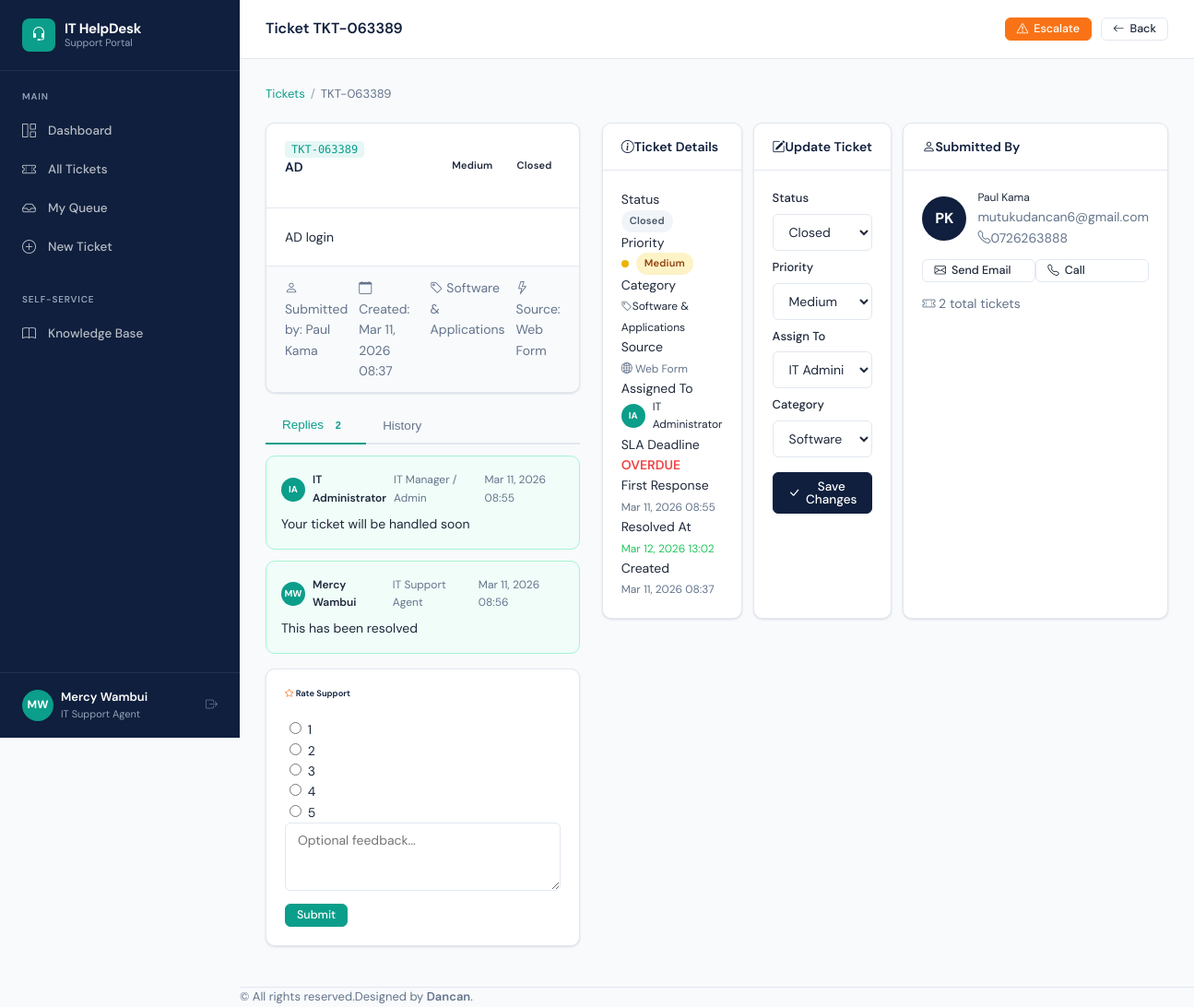
Page /tickets/TKT-063389/ (signed in) on the earlier database version.
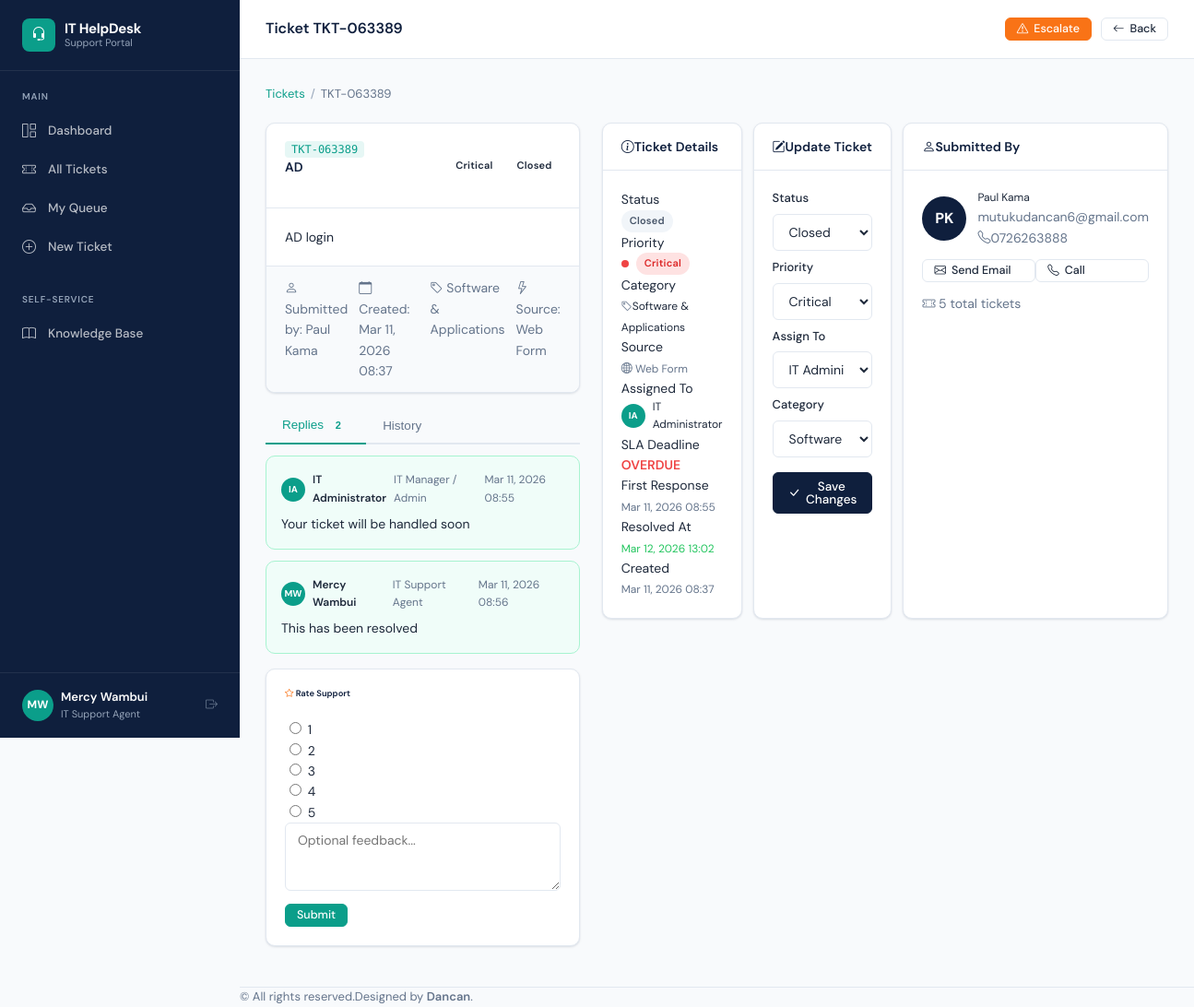
Same page on the later database version.
### tickets/models.py (models this page shows, shortened)
class Ticket(models.Model):
    PRIORITY_LOW = 'low'
    PRIORITY_MEDIUM = 'medium'
    PRIORITY_HIGH = 'high'
    PRIORITY_CRITICAL = 'critical'
    PRIORITY_CHOICES = [
        (PRIORITY_LOW, 'Low'),
        (PRIORITY_MEDIUM, 'Medium'),
        (PRIORITY_HIGH, 'High'),
        (PRIORITY_CRITICAL, 'Critical'),
    ]
    STATUS_OPEN = 'open'
    STATUS_IN_PROGRESS = 'in_progress'
    STATUS_PENDING = 'pending'
    STATUS_RESOLVED = 'resolved'
    STATUS_CLOSED = 'closed'
    STATUS_CHOICES = [
        (STATUS_OPEN, 'Open'),
        (STATUS_IN_PROGRESS, 'In Progress'),
        (STATUS_PENDING, 'Pending'),
        (STATUS_RESOLVED, 'Resolved'),
        (STATUS_CLOSED, 'Closed'),
    ]
    SOURCE_WEB = 'web'
    SOURCE_EMAIL = 'email'
    SOURCE_CHAT = 'chat'
    SOURCE_CHOICES = [
        (SOURCE_WEB, 'Web Form'),
        (SOURCE_EMAIL, 'Email'),
        (SOURCE_CHAT, 'Live Chat'),
    ]
    ticket_id = models.CharField(max_length=20, unique=True, editable=False)
    title = models.CharField(max_length=255)
    description = models.TextField()
    category = models.ForeignKey(Category, on_delete=models.SET_NULL, null=True, related_name='tickets')
    priority = models.CharField(max_length=10, choices=PRIORITY_CHOICES, default=PRIORITY_MEDIUM)
    status = models.CharField(max_length=15, choices=STATUS_CHOICES, default=STATUS_OPEN)
    source = models.CharField(max_length=10, choices=SOURCE_CHOICES, default=SOURCE_WEB)
    submitted_by = models.ForeignKey(
        settings.AUTH_USER_MODEL, on_delete=models.CASCADE, related_name='submitted_tickets'
    )
    assigned_to = models.ForeignKey(
        settings.AUTH_USER_MODEL, on_delete=models.SET_NULL,
        null=True, blank=True, related_name='assigned_tickets'
    )
    sla_due_at = models.DateTimeField(null=True, blank=True)
    sla_breached = models.BooleanField(default=False)
    first_response_at = models.DateTimeField(null=True, blank=True)
    csat_score = models.PositiveSmallIntegerField(null=True, blank=True)  # 1-5
    csat_comment = models.TextField(blank=True)
    created_at = models.DateTimeField(auto_now_add=True)
    updated_at = models.DateTimeField(auto_now=True)
    resolved_at = models.DateTimeField(null=True, blank=True)
    closed_at = models.DateTimeField(null=True, blank=True)
    tags = models.ManyToManyField('Tag', blank=True, related_name='tickets')
    def is_overdue(self):
        if self.sla_due_at and self.status not in [self.STATUS_RESOLVED, self.STATUS_CLOSED]:
            return timezone.now() > self.sla_due_at
        return False
    class Meta:
        ordering = ['-created_at']

class Category(models.Model):
    HARDWARE = 'hardware'
    NETWORK = 'network'
    SOFTWARE = 'software'
    ACCOUNT = 'account'
    SECURITY = 'security'
    OTHER = 'other'
    TYPE_CHOICES = [
        (HARDWARE, 'Hardware'),
        (NETWORK, 'Network'),
        (SOFTWARE, 'Software'),
        (ACCOUNT, 'Account & Access'),
        (SECURITY, 'Security'),
        (OTHER, 'Other'),
    ]
    name = models.CharField(max_length=100, unique=True)
    slug = models.SlugField(unique=True)
    type = models.CharField(max_length=20, choices=TYPE_CHOICES, default=OTHER)
    description = models.TextField(blank=True)
    icon = models.CharField(max_length=50, default='tag', help_text='Bootstrap icon name')
    color = models.CharField(max_length=20, default='primary')
    auto_assign_to = models.ForeignKey(
        settings.AUTH_USER_MODEL, on_delete=models.SET_NULL,
        null=True, blank=True, related_name='auto_assigned_categories'
    )
    is_active = models.BooleanField(default=True)
    class Meta:
        verbose_name_plural = 'Categories'
        ordering = ['name']

### accounts/models.py (models this page shows, shortened)
class User(AbstractUser):
    ROLE_END_USER = 'end_user'
    ROLE_AGENT = 'agent'
    ROLE_MANAGER = 'manager'
    ROLE_CHOICES = [
        (ROLE_END_USER, 'End User'),
        (ROLE_AGENT, 'IT Support Agent'),
        (ROLE_MANAGER, 'IT Manager / Admin'),
    ]
    role = models.CharField(max_length=20, choices=ROLE_CHOICES, default=ROLE_END_USER)
    department = models.ForeignKey(
        Department, on_delete=models.SET_NULL, null=True, blank=True, related_name='users'
    )
    phone = models.CharField(max_length=20, blank=True)
    avatar = models.ImageField(upload_to='avatars/', blank=True, null=True)
    job_title = models.CharField(max_length=100, blank=True)
    is_active = models.BooleanField(default=True)
    email_notifications = models.BooleanField(default=True)
    created_at = models.DateTimeField(auto_now_add=True)
    @property
    def is_end_user(self):
        return self.role == self.ROLE_END_USER
    @property
    def is_agent(self):
        return self.role in [self.ROLE_AGENT, self.ROLE_MANAGER]
    @property
    def is_manager(self):
        return self.role == self.ROLE_MANAGER
    def get_initials(self):
        if self.first_name and self.last_name:
            return f"{self.first_name[0]}{self.last_name[0]}".upper()
        return self.username[:2].upper()

### tickets/views.py (the view, shortened to what this page needs)
# urls.py: path('<str:ticket_id>/', views.ticket_detail, name='detail'),
@login_required
def ticket_detail(request, ticket_id):
    ticket = get_object_or_404(Ticket, ticket_id=ticket_id)
    if request.user.is_end_user and ticket.submitted_by != request.user:
        messages.error(request, 'Access denied.')
        return redirect('tickets:list')
    replies = ticket.replies.all()
    if request.user.is_end_user:
        replies = replies.filter(is_internal=False)
    reply_form = TicketReplyForm(user=request.user)
    update_form = TicketUpdateForm(instance=ticket) if request.user.is_agent else None
    csat_form = CSATForm(instance=ticket) if ticket.status in ['resolved', 'closed'] and not ticket.csat_score else None
    return render(request, 'tickets/detail.html', {
        'ticket': ticket,
        'replies': replies,
        'attachments': ticket.attachments.all(),
        'history': ticket.history.all()[:10],
        'reply_form': reply_form,
        'update_form': update_form,
        'csat_form': csat_form,
        'canned_responses': CannedResponse.objects.filter(is_active=True) if request.user.is_agent else [],
    })

### tickets/forms.py
class TicketReplyForm(forms.ModelForm):
    class Meta:
        model = TicketReply
        fields = ['body', 'is_internal']
        widgets = {
            'body': forms.Textarea(attrs={
                'class': 'form-control',
                'rows': 4,
                'placeholder': 'Type your reply here...'
            }),
            'is_internal': forms.CheckboxInput(attrs={'class': 'form-check-input'}),
        }
    def __init__(self, *args, **kwargs):
        user = kwargs.pop('user', None)
        super().__init__(*args, **kwargs)
        if user and user.is_end_user:
            self.fields.pop('is_internal', None)

### templates/tickets/detail.html (shortened to what this page needs)
{% extends "base/base.html" %}
{% block page_title %}Ticket {{ ticket.ticket_id }}{% endblock %}
{% block topbar_actions %}
  {% if user.is_agent %}
    <a href="{% url 'tickets:escalate' ticket.ticket_id %}" class="btn btn-warning btn-sm" data-confirm="Escalate this ticket to Critical priority?">
      <i class="bi bi-exclamation-triangle"></i> Escalate
    </a>
  {% endif %}
  <a href="{% url 'tickets:list' %}" class="btn btn-outline btn-sm">
    <i class="bi bi-arrow-left"></i> Back
  </a>
{% endblock %}
{% block content %}
<ul class="breadcrumb">
  <li><a href="{% url 'tickets:list' %}">Tickets</a></li>
  <li>{{ ticket.ticket_id }}</li>
</ul>
<div class="grid-2-1" style="gap:24px; align-items:start;">
  <div>
    <div class="card mb-4">
      <div class="card-header d-flex justify-content-between align-items-start flex-wrap">
        <div>
          <span class="ticket-id">{{ ticket.ticket_id }}</span>
          <h4 class="mt-1">{{ ticket.title }}</h4>
        </div>
        <div class="d-flex gap-2 flex-wrap">
          <span class="badge bg-{{ ticket.priority }}">{{ ticket.get_priority_display }}</span>
          <span class="badge bg-{{ ticket.status }}">{{ ticket.get_status_display }}</span>
        </div>
      </div>
      <div class="card-body">
        <div style="white-space:pre-wrap; line-height:1.6;">{{ ticket.description }}</div>
      </div>
      <div class="card-footer d-flex gap-3 flex-wrap small text-muted">
        <span><i class="bi bi-person"></i> Submitted by: {{ ticket.submitted_by.get_full_name|default:ticket.submitted_by.username }}</span>
        <span><i class="bi bi-calendar"></i> Created: {{ ticket.created_at|date:"M d, Y H:i" }}</span>
        {% if ticket.category %}<span><i class="bi bi-tag"></i> {{ ticket.category.name }}</span>{% endif %}
        <span><i class="bi bi-lightning"></i> Source: {{ ticket.get_source_display }}</span>
      </div>
    </div>
    <div class="tab-section">
      <div class="tab-nav mb-3">
        <button class="tab-link active" data-tab="replies">Replies <span class="badge bg-teal ms-1">{{ replies.count }}</span></button>
        {% if user.is_agent %}<button class="tab-link" data-tab="history">History</button>{% endif %}
      </div>
      <div class="tab-content active" id="tab-replies">
        {% for reply in replies %}
          <div class="reply-bubble {% if reply.is_internal %}is-internal{% elif reply.author.is_agent %}is-agent{% else %}is-user{% endif %}">
            <div class="reply-meta d-flex align-items-center gap-2">
              <span class="avatar avatar-sm {% if reply.author.is_agent %}avatar-teal{% endif %}">{{ reply.author.get_initials }}</span>
              <strong>{{ reply.author.get_full_name|default:reply.author.username }}</strong>
              <span class="text-muted small">{{ reply.author.get_role_display }}</span>
              <span class="ms-auto small">{{ reply.created_at|date:"M d, Y H:i" }}</span>
            </div>
            <div style="white-space:pre-wrap; line-height:1.5;">{{ reply.body }}</div>
          </div>
        {% empty %}
          <div class="text-center py-4 text-muted">No replies yet.</div>
        {% endfor %}
        {% if csat_form %}
          <div class="card mt-4 border-warning bg-warning-pale">
            <div class="card-body">
              <h6><i class="bi bi-star text-warning"></i> Rate Support</h6>
              <form method="post">
                {{ csat_form.csat_score }}
                {{ csat_form.csat_comment }}
                <button type="submit" class="btn btn-primary btn-sm mt-2">Submit</button>
              </form>
            </div>
          </div>
        {% endif %}
      </div>
    </div>
  </div>
  <div class="d-flex flex-column gap-3">
    {% include "tickets/_ticket_sidebar_cards.html" %}
  </div>
</div>
{% endblock %}

### templates/tickets/_ticket_sidebar_cards.html (shortened to what the changed rows need)
<div class="card mb-3">
  <div class="card-body p-2">
    <div class="sidebar-detail-row">
      <div class="sidebar-detail-label">Status</div>
      <span class="badge badge-{{ ticket.status }}">{{ ticket.get_status_display }}</span>
    </div>
    <div class="sidebar-detail-row">
      <span class="d-flex align-items-center gap-2">
        <span class="priority-dot dot-{{ ticket.priority }}"></span>
        <span class="badge badge-{{ ticket.priority }}">{{ ticket.get_priority_display }}</span>
      </span>
    </div>
    {% if ticket.category %}
    <div class="sidebar-detail-row">
      <div class="sidebar-detail-label">Category</div>
      <span class="text-sm"><i class="bi bi-tag text-muted me-1"></i>{{ ticket.category.name }}</span>
    </div>
    {% endif %}
    <div class="sidebar-detail-row">
      <div class="sidebar-detail-label">Source</div>
      <span class="text-sm text-muted">
        {% if ticket.source == 'web' %}<i class="bi bi-globe2"></i>
        {% elif ticket.source == 'email' %}<i class="bi bi-envelope"></i>
        {% else %}<i class="bi bi-chat-dots"></i>{% endif %}
        {{ ticket.get_source_display }}
      </span>
    </div>
    <div class="sidebar-detail-row">
      {% if ticket.assigned_to %}
      <span class="d-flex align-items-center gap-2">
        <span class="avatar avatar-sm avatar-teal">{{ ticket.assigned_to.get_initials }}</span>
        <span class="text-sm">{{ ticket.assigned_to.get_full_name|default:ticket.assigned_to.username }}</span>
      </span>
      {% else %}
      <span class="text-sm text-muted fst-italic">Unassigned</span>
      {% endif %}
    </div>
    {% if ticket.first_response_at %}
    <div class="sidebar-detail-row">
      <div class="sidebar-detail-label">First Response</div>
      <span class="text-sm text-muted">{{ ticket.first_response_at|date:"M d, Y H:i" }}</span>
    </div>
    {% endif %}
    {% if ticket.resolved_at %}
    <div class="sidebar-detail-row">
      <div class="sidebar-detail-label">Resolved At</div>
      <span class="text-sm text-success">{{ ticket.resolved_at|date:"M d, Y H:i" }}</span>
    </div>
    {% endif %}
    <div class="sidebar-detail-row border-bottom-0">
      <div class="sidebar-detail-label">Created</div>
      <span class="text-sm text-muted">{{ ticket.created_at|date:"M d, Y H:i" }}</span>
    </div>
  </div>
</div>
{% if update_form %}
<div class="card mb-3">
  <div class="card-header">
    <h6><i class="bi bi-pencil-square text-teal me-1"></i>Update Ticket</h6>
  </div>
  <div class="card-body">
    <form method="post">
      <div class="form-group mb-2">
        <label class="form-label">Status</label>
        <select name="status" class="form-select">
          {% for val, label in update_form.fields.status.choices %}
          <option value="{{ val }}" {% if ticket.status == val %}selected{% endif %}>{{ label }}</option>
          {% endfor %}
        </select>
      </div>
      <div class="form-group mb-2">
        <label class="form-label">Priority</label>
        <select name="priority" class="form-select">
          {% for val, label in update_form.fields.priority.choices %}
          <option value="{{ val }}" {% if ticket.priority == val %}selected{% endif %}>{{ label }}</option>
          {% endfor %}
        </select>
      </div>
      <div class="form-group mb-2">
        <label class="form-label">Assign To</label>
        <select name="assigned_to" class="form-select">
          {% for agent in update_form.fields.assigned_to.queryset %}
          <option value="{{ agent.pk }}" {% if ticket.assigned_to == agent %}selected{% endif %}>
            {{ agent.get_full_name|default:agent.username }}
          </option>
          {% endfor %}
        </select>
      </div>
      <div class="form-group mb-2">
        <label class="form-label">Category</label>
        <select name="category" class="form-select">
          {% for cat in update_form.fields.category.queryset %}
          <option value="{{ cat.pk }}" {% if ticket.category == cat %}selected{% endif %}>{{ cat.name }}</option>
          {% endfor %}
        </select>
      </div>
      <button type="submit" class="btn btn-navy w-100 mt-2">
        <i class="bi bi-check-lg"></i> Save Changes
      </button>
    </form>
  </div>
</div>
{% endif %}
{% if user.is_agent %}
<div class="card mb-3">
  <div class="card-header">
    <h6><i class="bi bi-person text-teal me-1"></i>Submitted By</h6>
  </div>
  <div class="card-body">
    <div class="d-flex align-items-center gap-3 mb-3">
      <div class="avatar avatar-lg">{{ ticket.submitted_by.get_initials }}</div>
      <div class="min-w-0">
        <div class="fw-semibold text-sm">{{ ticket.submitted_by.get_full_name|default:ticket.submitted_by.username }}</div>
        <div class="text-xs text-muted">{{ ticket.submitted_by.email }}</div>
        {% if ticket.submitted_by.phone %}
        <div class="text-xs text-muted"><i class="bi bi-telephone me-1"></i>{{ ticket.submitted_by.phone }}</div>
        {% endif %}
      </div>
    </div>
    <div class="d-flex flex-column gap-1 mb-2">
      <a href="mailto:{{ ticket.submitted_by.email }}" class="btn btn-outline btn-sm w-100 text-center">
        <i class="bi bi-envelope"></i> Send Email
      </a>
      {% if ticket.submitted_by.phone %}
      <a href="tel:{{ ticket.submitted_by.phone }}" class="btn btn-outline btn-sm w-100 text-center">
        <i class="bi bi-telephone"></i> Call
      </a>
      {% endif %}
    </div>
    <div class="text-xs text-muted text-center mt-3 pt-2 border-top">
      <i class="bi bi-ticket-perforated me-1"></i>
      {{ ticket.submitted_by.submitted_tickets.count }} total ticket{{ ticket.submitted_by.submitted_tickets.count|pluralize }}
    </div>
  </div>
</div>
{% endif %}

Differences in the rows shown:
changed Ticket "TKT-063389": priority "Medium" → "Critical"; submitted_by.submitted_tickets.count "2" → "5"
